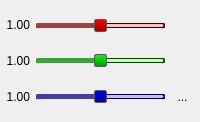
  <widget class="QDockWidget" name="colorCorrectionWidget">
   <property name="enabled">
    <bool>true</bool>
   </property>
   <property name="minimumSize">
    <size>
     <width>97</width>
     <height>122</height>
    </size>
   </property>
   <property name="maximumSize">
    <size>
     <width>524287</width>
     <height>122</height>
    </size>
   </property>
   <property name="windowTitle">
    <string>White balance</string>
   </property>
   <attribute name="dockWidgetArea">
    <number>1</number>
   </attribute>
   <widget class="QWidget" name="dockWidgetContents_5">
    <layout class="QGridLayout" name="gridLayout_5">
     <property name="leftMargin">
      <number>6</number>
     </property>
     <property name="topMargin">
      <number>6</number>
     </property>
     <property name="rightMargin">
      <number>6</number>
     </property>
     <property name="bottomMargin">
      <number>6</number>
     </property>
     <property name="spacing">
      <number>6</number>
     </property>
     <item row="0" column="0">
      <widget class="QLabel" name="lblRed">
       <property name="text">
        <string>1.00</string>
       </property>
       <property name="alignment">
        <set>Qt::AlignRight|Qt::AlignTrailing|Qt::AlignVCenter</set>
       </property>
      </widget>
     </item>
     <item row="0" column="1">
      <widget class="QSlider" name="sldRed">
       <property name="minimumSize">
        <size>
         <width>0</width>
         <height>16</height>
        </size>
       </property>
       <property name="styleSheet">
        <string notr="true">QSlider::groove:horizontal {
     border: 1px solid rgb(64, 0, 0);
	 border-style: groove;
     height: 3px;
     background: rgb(255, 192, 192);
	 border-radius: 2px;

 }
QSlider::sub-page:horizontal {
    background: rgb(160, 64, 64);
	border-radius: 2px;
	height: 3px;
}


QSlider::handle:horizontal {
	background: qlineargradient(x1:0, y1:0, x2:0, y2:1, stop:0 #fd0000, stop:1 #9d0000);
	
	border: 1px solid #5c5c5c;
	width: 11px;
	 
	margin-top: -5px;
	margin-bottom: -5px;
    border-radius: 2px;
 }</string>
       </property>
       <property name="maximum">
        <number>199</number>
       </property>
       <property name="singleStep">
        <number>1</number>
       </property>
       <property name="pageStep">
        <number>10</number>
       </property>
       <property name="value">
        <number>99</number>
       </property>
       <property name="sliderPosition">
        <number>99</number>
       </property>
       <property name="orientation">
        <enum>Qt::Horizontal</enum>
       </property>
      </widget>
     </item>
     <item row="0" column="2">
      <widget class="QToolButton" name="btnResetRed">
       <property name="minimumSize">
        <size>
         <width>23</width>
         <height>22</height>
        </size>
       </property>
       <property name="maximumSize">
        <size>
         <width>23</width>
         <height>22</height>
        </size>
       </property>
       <property name="text">
        <string/>
       </property>
       <property name="icon">
        <iconset resource="Resorces.qrc">
         <normaloff>:/res/reset.svg</normaloff>:/res/reset.svg</iconset>
       </property>
       <property name="autoRaise">
        <bool>true</bool>
       </property>
      </widget>
     </item>
     <item row="1" column="0">
      <widget class="QLabel" name="lblGreen">
       <property name="text">
        <string>1.00</string>
       </property>
       <property name="alignment">
        <set>Qt::AlignRight|Qt::AlignTrailing|Qt::AlignVCenter</set>
       </property>
      </widget>
     </item>
     <item row="1" column="1">
      <widget class="QSlider" name="sldGreen">
       <property name="styleSheet">
        <string notr="true">
QSlider::groove:horizontal {
     border: 1px solid rgb(0, 64, 0);
	 border-style: groove;
     height: 3px;
     background: rgb(192, 255, 192);
	 border-radius: 2px;
}

 QSlider::sub-page:horizontal {
    background: rgb(64, 160, 64);
	border-radius: 2px;
	height: 3px;
} 

QSlider::handle:horizontal {
	background: qlineargradient(x1:0, y1:0, x2:0, y2:1, stop:0 #00fd00, stop:1 #009d00);
    border: 1px solid #5c5c5c;
    width: 11px;
	 
	margin-top: -5px;
	margin-bottom: -5px;
    border-radius: 2px;
 }</string>
       </property>
       <property name="maximum">
        <number>199</number>
       </property>
       <property name="singleStep">
        <number>1</number>
       </property>
       <property name="pageStep">
        <number>10</number>
       </property>
       <property name="value">
        <number>99</number>
       </property>
       <property name="sliderPosition">
        <number>99</number>
       </property>
       <property name="orientation">
        <enum>Qt::Horizontal</enum>
       </property>
      </widget>
     </item>
     <item row="1" column="2">
      <widget class="QToolButton" name="btnResetGreen">
       <property name="minimumSize">
        <size>
         <width>23</width>
         <height>22</height>
        </size>
       </property>
       <property name="maximumSize">
        <size>
         <width>23</width>
         <height>22</height>
        </size>
       </property>
       <property name="text">
        <string/>
       </property>
       <property name="icon">
        <iconset resource="Resorces.qrc">
         <normaloff>:/res/reset.svg</normaloff>:/res/reset.svg</iconset>
       </property>
       <property name="autoRaise">
        <bool>true</bool>
       </property>
      </widget>
     </item>
     <item row="2" column="0">
      <widget class="QLabel" name="lblBlue">
       <property name="text">
        <string>1.00</string>
       </property>
       <property name="alignment">
        <set>Qt::AlignRight|Qt::AlignTrailing|Qt::AlignVCenter</set>
       </property>
      </widget>
     </item>
     <item row="2" column="1">
      <widget class="QSlider" name="sldBlue">
       <property name="styleSheet">
        <string notr="true">QSlider::groove:horizontal {
    border: 1px solid rgb(0, 0, 64);
	border-style: groove;
    height: 3px;
	border-radius: 2px;
	background: rgb(192, 192, 255);
}
QSlider::sub-page:horizontal {
    background: rgb(64, 64, 160);
	border-radius: 2px;
	height: 3px;
}
QSlider::handle:horizontal {
	background: qlineargradient(x1:0, y1:0, x2:0, y2:1, stop:0 #0000fd, stop:1 #00009d);

    border: 1px solid #5c5c5c;
	width: 11px;
	 
	margin-top: -5px;
	margin-bottom: -5px;
    border-radius: 2px;	
}</string>
       </property>
       <property name="maximum">
        <number>199</number>
       </property>
       <property name="singleStep">
        <number>1</number>
       </property>
       <property name="pageStep">
        <number>10</number>
       </property>
       <property name="value">
        <number>99</number>
       </property>
       <property name="sliderPosition">
        <number>99</number>
       </property>
       <property name="orientation">
        <enum>Qt::Horizontal</enum>
       </property>
      </widget>
     </item>
     <item row="2" column="2">
      <widget class="QToolButton" name="btnResetBlue">
       <property name="minimumSize">
        <size>
         <width>23</width>
         <height>22</height>
        </size>
       </property>
       <property name="maximumSize">
        <size>
         <width>23</width>
         <height>22</height>
        </size>
       </property>
       <property name="text">
        <string>...</string>
       </property>
       <property name="icon">
        <iconset resource="Resorces.qrc">
         <normaloff>:/res/reset.svg</normaloff>:/res/reset.svg</iconset>
       </property>
       <property name="autoRaise">
        <bool>true</bool>
       </property>
      </widget>
     </item>
    </layout>
   </widget>
  </widget>
